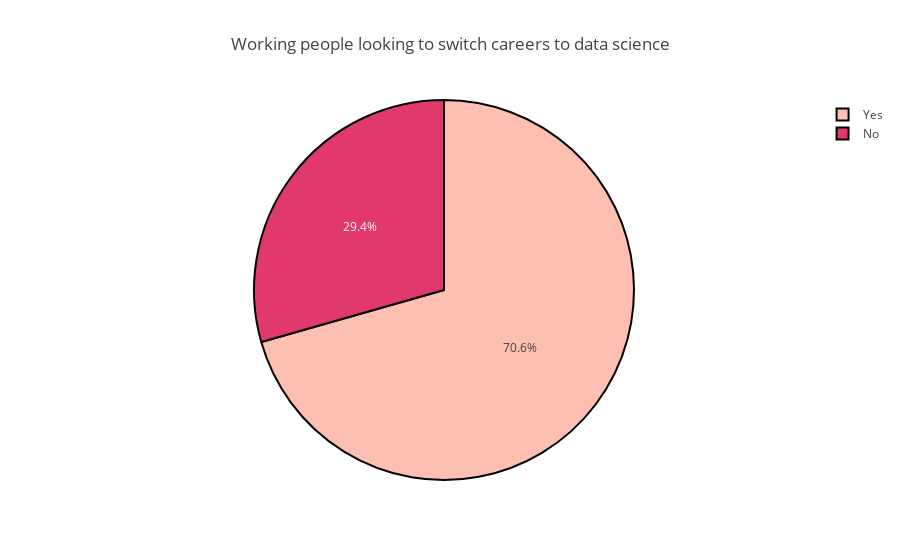

Source (notebook cell):
### Code cell
car = data['CareerSwitcher'].value_counts()
labels = (np.array(car.index))
proportions = (np.array((car / car.sum())*100))
colors = ['#FEBFB3', '#E1396C']
trace=go.Pie(labels=labels,values=proportions,hoverinfo="label+percent",
             marker=dict(colors=colors,line=dict(color='#000000', width=2)))
data_trace=[trace]
layerout=go.Layout(title='Working people looking to switch careers to data science')
fig=go.Figure(data=data_trace,layout=layerout)
py.iplot(fig,filename="Career_Switcher")

### Figure 1 — Plotly figure (JSON) as saved in the notebook; plotly's stock layout.template omitted (floating-point values rounded to 4 significant figures)
{"data": [{"hoverinfo": "label+percent", "labels": ["Yes", "No"], "marker": {"colors": ["#FEBFB3", "#E1396C"], "line": {"color": "#000000", "width": 2}}, "type": "pie", "values": [70.58, 29.42]}], "layout": {"title": "Working people looking to switch careers to data science"}}
